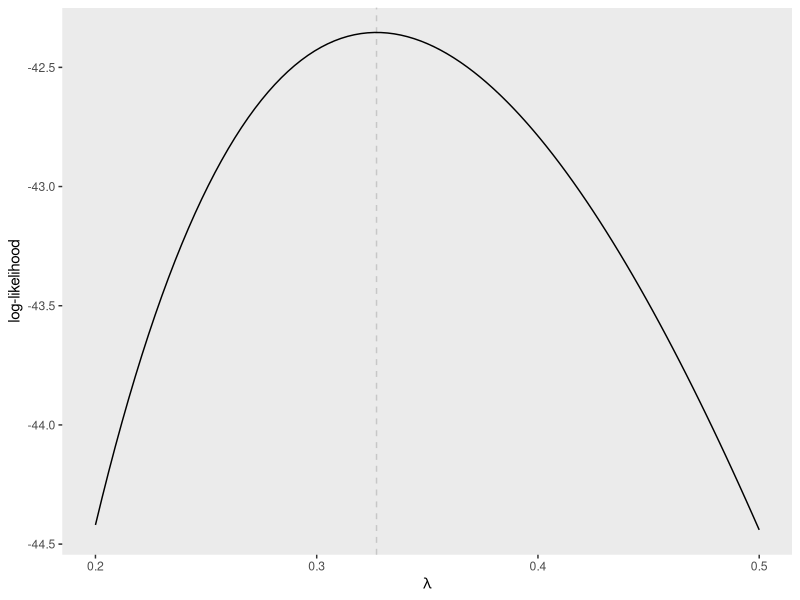

Generate this figure with R: (Note: this script raises an error after producing the figure.)
## ---- chunk 1
library(ggplot2)
set.seed(24)
wt <- rexp(n = 20, rate = 1/4)
explik <- function(lambda, samp = wt, log = TRUE){
  ll <- sapply(lambda, function(l){sum(log(dexp(x = samp, rate = l)))})
  switch(log, ll, exp(ll))
}
# curve(expr = explik(x, samp = wt, log = TRUE), from = 1.8, to = 10)
ggplot() +
  geom_vline(xintercept = 1/mean(wt), lty = 2, col = "grey", alpha = 0.8) +
  stat_function(xlim = c(1/5, 1/2), n = 101L, fun = explik, args = list(log = TRUE, samp = wt)) +
  ylab("log-likelihood") +
  xlab(expression(lambda)) + 
  theme(panel.grid.major.x = element_blank(), 
        panel.grid.minor.x = element_blank(),
        panel.grid.major.y = element_blank(), 
        panel.grid.minor.y = element_blank())
## ---- chunk 2
knitr::include_graphics('images/likelihood_tests.png')
## ---- chunk 3
lrt_lb <- uniroot(f = function(r){2*(sum(dexp(wt, rate = 1/mean(wt), log = TRUE)) - sum(dexp(wt, rate = 1/r, log = TRUE))) - qchisq(0.95, 1)}, interval = c(1.5, mean(wt)) )$root
lrt_ub <- uniroot(f = function(r){2*(sum(dexp(wt, rate = 1/mean(wt), log = TRUE)) - sum(dexp(wt, rate = 1/r, log = TRUE))) - qchisq(0.95, 1)}, interval = c(mean(wt),6) )$root
## ---- chunk 4
prof_mat <- cbind(matrix(unlist(sapply(sort(unique(faithfuld$waiting)), function(y){faithfuld[which(faithfuld$waiting == y),][which.max(faithfuld[which(faithfuld$waiting == y),]$density),-2]})), ncol = 2, byrow = TRUE), sort(unique(faithfuld$waiting)))
colnames(prof_mat) <- c("eruptions","density","waiting")
prof <- tibble::as_tibble(prof_mat)

g1 <- ggplot(faithful, aes(x = eruptions, y = waiting)) +
 geom_density_2d_filled(alpha = 0.5, show.legend = FALSE) +
 geom_density_2d(size = 0.25, colour = "black") +
 xlim(0.5, 6) +
 ylim(40, 110) + xlab(expression(phi)) + ylab(expression(psi)) + 
  geom_line(data = prof, aes(x = eruptions, y = waiting)) + 
  theme(axis.text.x=element_blank(),
        axis.ticks.x=element_blank(),
        axis.text.y=element_blank(),
        axis.ticks.y=element_blank())
g2 <- ggplot(data = prof, aes(x = waiting, y = density)) + geom_line() + 
  ylab("profile log-likelihood") + xlab(expression(psi)) + 
  theme(axis.text.x=element_blank(),
        axis.ticks.x=element_blank(),
        axis.text.y=element_blank(),
        axis.ticks.y=element_blank())
g1 + g2
## ---- chunk 5
par(mar = c(4,4,1,1))
bc <- MASS::boxcox(lm(wt~1), plotit = FALSE, lambda = seq(-0.1, 1, by = 0.01))
plot(x = bc$x, 
y = bc$y - max(bc$y), 
bty = "l", type = "l", ylab = "profile log-likelihood", xlab = expression(lambda), 
panel.first = {abline(h = -qchisq(0.95, 1)/2, col = "grey")})
xc <- bc$x[bc$y-max(bc$y) < -qchisq(0.95, 1)/2]
confind <- which(diff(xc) > 0.011)
